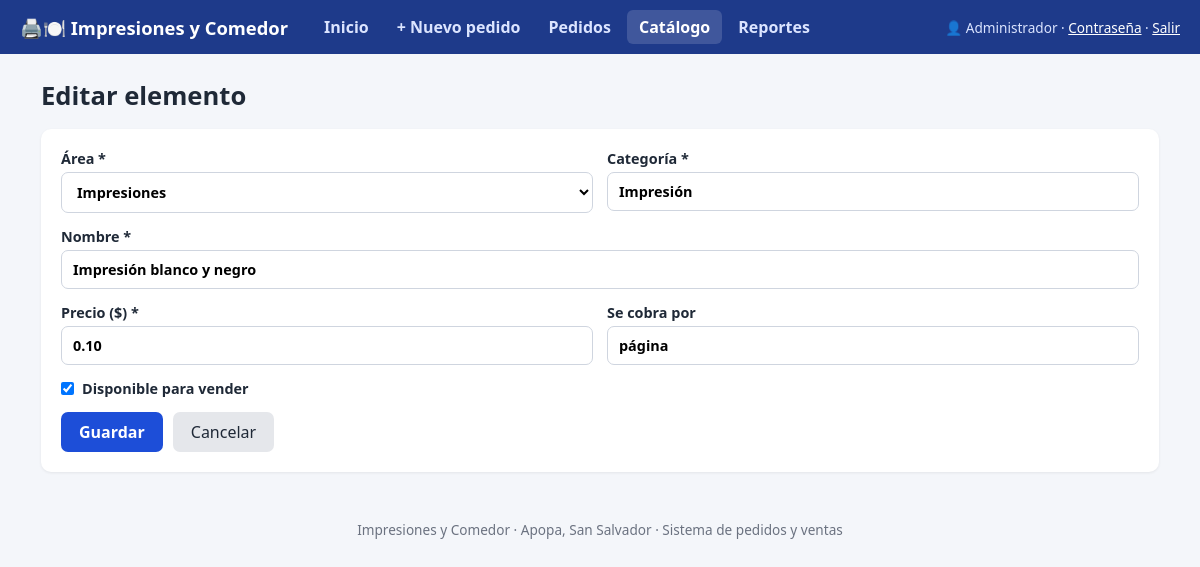
The page /catalogo_form.php?id=1 (signed in) on the database its author committed.
### tables this page shows
CREATE TABLE IF NOT EXISTS catalogo (
  id         INT AUTO_INCREMENT PRIMARY KEY,
  area       ENUM('Impresiones','Comida') NOT NULL,
  categoria  VARCHAR(50)   NOT NULL,
  nombre     VARCHAR(100)  NOT NULL,
  precio     DECIMAL(10,2) NOT NULL,
  unidad     VARCHAR(30)   NOT NULL DEFAULT 'unidad',
  activo     TINYINT(1)    NOT NULL DEFAULT 1
);

### config.php (called while the page is built, shortened)
<?php
function e($v): string { return htmlspecialchars((string)$v, ENT_QUOTES, 'UTF-8'); }

### catalogo_form.php (the view, shortened to what this page needs)
<?php
require 'config.php';
$id = (int)($_GET['id'] ?? 0);
$i = ['area' => 'Impresiones', 'categoria' => '', 'nombre' => '', 'precio' => '', 'unidad' => 'unidad', 'activo' => 1];
if ($id) {
    $stmt = $pdo->prepare("SELECT * FROM catalogo WHERE id = ?");
    $stmt->execute([$id]);
    $i = $stmt->fetch() ?: ir('catalogo.php', 'Elemento no encontrado.');
}
require 'header.php';
?>
<h1><?= $id ? 'Editar elemento' : 'Agregar al catálogo' ?></h1>
<form method="post" class="tarjeta rejilla">
  <label>Área *
    <select name="area" id="area" required>
      <?php foreach (AREAS as $a): ?>
        <option <?= $i['area'] === $a ? 'selected' : '' ?>><?= $a ?></option>
      <?php endforeach; ?>
    </select>
  </label>
  <label>Categoría *
    <input type="text" name="categoria" list="lista-categorias" required value="<?= e($i['categoria']) ?>" placeholder="Ej.: Copias, Almuerzos">
  </label>
  <label class="completo">Nombre *<input type="text" name="nombre" required value="<?= e($i['nombre']) ?>" placeholder="Ej.: Impresión a color, Almuerzo del día"></label>
  <label>Precio ($) *<input type="number" name="precio" step="0.01" min="0" required value="<?= e($i['precio']) ?>"></label>
  <label>Se cobra por<input type="text" name="unidad" value="<?= e($i['unidad']) ?>" placeholder="página, plato, unidad..."></label>
  <label class="completo check"><input type="checkbox" name="activo" <?= $i['activo'] ? 'checked' : '' ?>> Disponible para vender</label>
  <div class="completo botones">
    <button type="submit">Guardar</button>
    <a class="btn-sec" href="catalogo.php">Cancelar</a>
  </div>
</form>
<?php require 'footer.php'; ?>

### assets/style.css (style rules this page uses)
:root { --primario: #1d4ed8; --primario-osc: #1e3a8a; --imp: #2563eb; --com: #ea580c; --fondo: #f4f6fa; --texto: #1f2937; --suave: #6b7280; --borde: #e5e7eb; --blanco: #ffffff; }
* { box-sizing: border-box; }
body { margin: 0; font-family: system-ui, "Segoe UI", Arial, sans-serif; background: var(--fondo); color: var(--texto); }
a { color: var(--primario); }
h1 { margin: 0 0 16px; font-size: 1.6rem; }
input, select, textarea { width: 100%; padding: 9px 11px; border: 1px solid #cfd5df; border-radius: 7px; font: inherit; margin-top: 4px; background: #fff; }
label { font-weight: 600; font-size: .9rem; }
button, .btn { background: var(--primario); color: #fff; border: 0; padding: 9px 18px; border-radius: 7px; cursor: pointer; font: inherit; font-weight: 600; text-decoration: none; display: inline-block; }
.btn-sec { display: inline-block; padding: 9px 18px; border-radius: 7px; background: #e5e7eb; color: var(--texto); text-decoration: none; border: 0; font: inherit; cursor: pointer; }
.botones { display: flex; flex-wrap: wrap; gap: 10px; align-items: center; }
.tarjeta { background: var(--blanco); border-radius: 10px; padding: 20px; box-shadow: 0 1px 3px rgba(0,0,0,.07); margin-bottom: 16px; }
.rejilla { display: grid; grid-template-columns: 1fr 1fr; gap: 14px; }
.completo { grid-column: 1 / -1; }
.check { display: flex; align-items: center; gap: 8px; }
.check input { width: auto; margin: 0; }

### rows shown on the page
catalogo: area "Impresiones", categoria "Impresión", nombre "Impresión blanco y negro", precio "0.10", unidad "página", activo "☑"

### other values the page prints
NEGOCIO "Impresiones y Comedor"
$_SESSION['nombre'] "Administrador"
LUGAR "Apopa, San Salvador"
